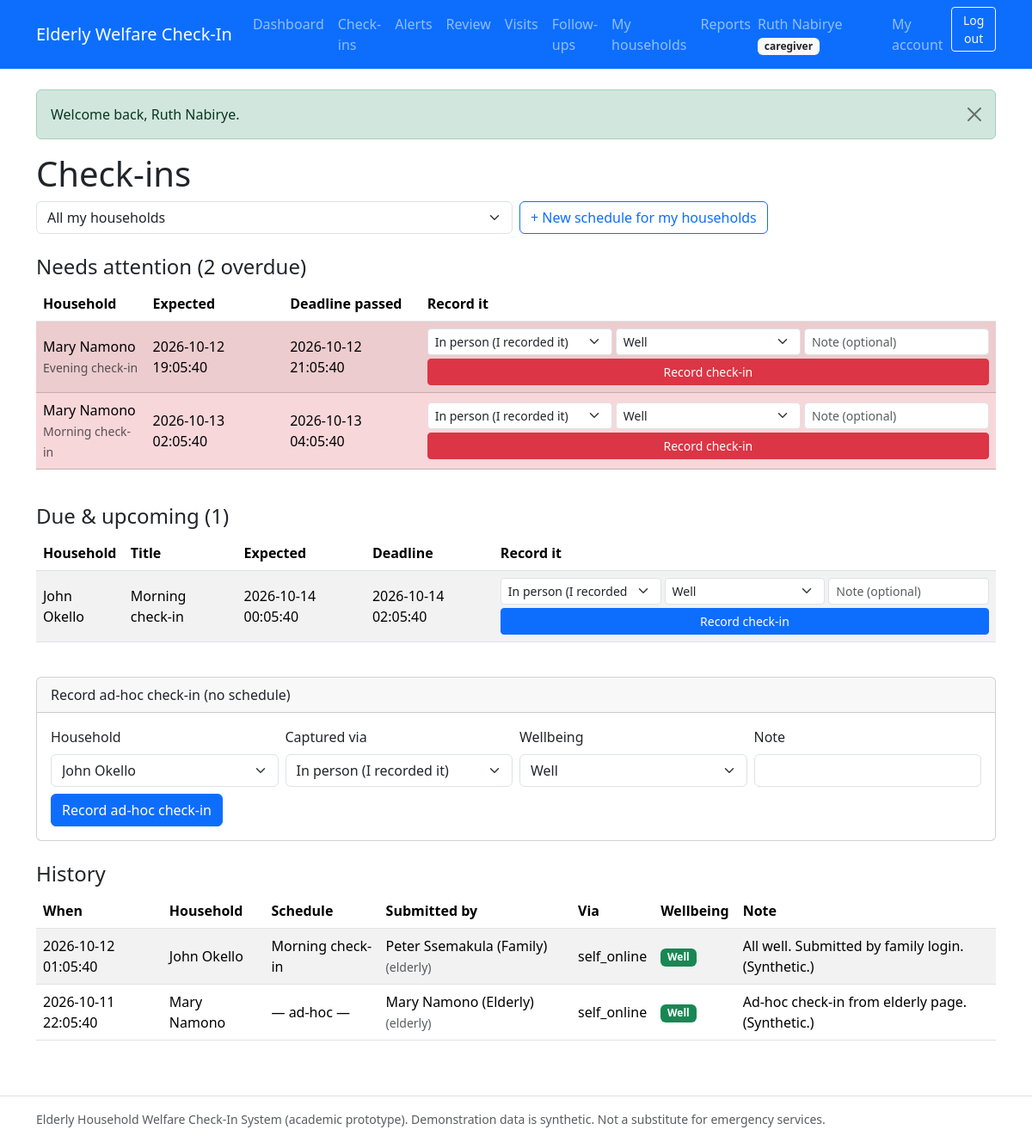
The page /caregiver/checkins.php (signed in) on the database its author committed.
### tables this page shows
CREATE TABLE users (
  id                 INT UNSIGNED NOT NULL AUTO_INCREMENT,
  full_name          VARCHAR(100) NOT NULL,
  email              VARCHAR(150) NOT NULL,
  phone              VARCHAR(20) NULL DEFAULT NULL,
  password_hash      VARCHAR(255) NOT NULL COMMENT 'bcrypt hash only, never plain text',
  role               ENUM('admin','caregiver','elderly') NOT NULL
                     COMMENT 'elderly = elderly person OR authorized family member',
  elderly_profile_id INT UNSIGNED NULL DEFAULT NULL
                     COMMENT 'set only for role=elderly; links login to permitted profile',
  status             ENUM('active','suspended') NOT NULL DEFAULT 'active',
  created_at         TIMESTAMP NOT NULL DEFAULT CURRENT_TIMESTAMP,
  updated_at         TIMESTAMP NOT NULL DEFAULT CURRENT_TIMESTAMP ON UPDATE CURRENT_TIMESTAMP,
  PRIMARY KEY (id),
  UNIQUE KEY uq_users_email (email),
  INDEX idx_users_role (role),
  INDEX idx_users_status (status)
);

CREATE TABLE checkin_schedules (
  id                 INT UNSIGNED NOT NULL AUTO_INCREMENT,
  elderly_id         INT UNSIGNED NOT NULL,
  caregiver_id       INT UNSIGNED NULL DEFAULT NULL
                     COMMENT 'responsible caregiver snapshot at creation',
  title              VARCHAR(150) NULL DEFAULT 'Welfare check-in',
  expected_at        DATETIME NOT NULL,
  grace_minutes      INT UNSIGNED NOT NULL DEFAULT 120,
  escalation_minutes INT UNSIGNED NOT NULL DEFAULT 240,
  status             ENUM('scheduled','completed','missed','cancelled') NOT NULL DEFAULT 'scheduled',
  notes              TEXT NULL DEFAULT NULL,
  created_by         INT UNSIGNED NULL DEFAULT NULL,
  created_at         TIMESTAMP NOT NULL DEFAULT CURRENT_TIMESTAMP,
  updated_at         TIMESTAMP NOT NULL DEFAULT CURRENT_TIMESTAMP ON UPDATE CURRENT_TIMESTAMP,
  PRIMARY KEY (id),
  INDEX idx_schedule_elderly_expected (elderly_id, expected_at),
  INDEX idx_schedule_status_expected (status, expected_at),
  INDEX idx_schedule_caregiver (caregiver_id),
  CONSTRAINT fk_schedule_elderly FOREIGN KEY (elderly_id)
    REFERENCES elderly_profiles (id) ON DELETE CASCADE ON UPDATE CASCADE,
  CONSTRAINT fk_schedule_caregiver FOREIGN KEY (caregiver_id)
    REFERENCES users (id) ON DELETE SET NULL ON UPDATE CASCADE,
  CONSTRAINT fk_schedule_created_by FOREIGN KEY (created_by)
    REFERENCES users (id) ON DELETE SET NULL ON UPDATE CASCADE
);

CREATE TABLE elderly_profiles (
  id                           INT UNSIGNED NOT NULL AUTO_INCREMENT,
  full_name                    VARCHAR(100) NOT NULL,
  date_of_birth                DATE NULL DEFAULT NULL,
  gender                       ENUM('male','female','other','prefer_not_to_say') NULL DEFAULT NULL,
  address                      TEXT NULL DEFAULT NULL,
  phone                        VARCHAR(20) NULL DEFAULT NULL,
  emergency_contact_name       VARCHAR(100) NULL DEFAULT NULL,
  emergency_contact_phone      VARCHAR(20) NULL DEFAULT NULL,
  emergency_contact_relationship VARCHAR(50) NULL DEFAULT NULL,
  secondary_contact_user_id    INT UNSIGNED NULL DEFAULT NULL
                               COMMENT 'authorized escalation recipient (FK users)',
  living_situation             VARCHAR(100) NULL DEFAULT NULL,
  welfare_notes                TEXT NULL DEFAULT NULL
                               COMMENT 'non-diagnostic welfare notes only',
  status                       ENUM('active','inactive','archived') NOT NULL DEFAULT 'active',
  created_by                   INT UNSIGNED NULL DEFAULT NULL,
  created_at                   TIMESTAMP NOT NULL DEFAULT CURRENT_TIMESTAMP,
  updated_at                   TIMESTAMP NOT NULL DEFAULT CURRENT_TIMESTAMP ON UPDATE CURRENT_TIMESTAMP,
  PRIMARY KEY (id),
  INDEX idx_elderly_status (status),
  INDEX idx_elderly_name (full_name),
  INDEX idx_elderly_secondary (secondary_contact_user_id),
  CONSTRAINT fk_elderly_secondary FOREIGN KEY (secondary_contact_user_id)
    REFERENCES users (id) ON DELETE SET NULL ON UPDATE CASCADE,
  CONSTRAINT fk_elderly_created_by FOREIGN KEY (created_by)
    REFERENCES users (id) ON DELETE SET NULL ON UPDATE CASCADE
);

CREATE TABLE checkin_records (
  id                 INT UNSIGNED NOT NULL AUTO_INCREMENT,
  schedule_id        INT UNSIGNED NULL DEFAULT NULL COMMENT 'NULL = ad-hoc check-in',
  elderly_id         INT UNSIGNED NOT NULL,
  submitted_by       INT UNSIGNED NULL DEFAULT NULL COMMENT 'who clicked submit',
  submitted_by_role  VARCHAR(20) NULL DEFAULT NULL
                     COMMENT 'role snapshot at submit time (audit)',
  checkin_at         DATETIME NOT NULL DEFAULT CURRENT_TIMESTAMP,
  method             ENUM('self_online','caregiver_entry','phone_logged','visit_logged')
                     NOT NULL DEFAULT 'self_online',
  wellbeing_status   ENUM('ok','needs_assistance','unwell')
                     NOT NULL DEFAULT 'ok' COMMENT 'self-reported flag, not a diagnosis',
  notes              TEXT NULL DEFAULT NULL,
  created_at         TIMESTAMP NOT NULL DEFAULT CURRENT_TIMESTAMP,
  PRIMARY KEY (id),
  UNIQUE KEY uq_checkin_schedule (schedule_id),
  INDEX idx_checkin_elderly_at (elderly_id, checkin_at),
  INDEX idx_checkin_submitter (submitted_by),
  CONSTRAINT fk_checkin_schedule FOREIGN KEY (schedule_id)
    REFERENCES checkin_schedules (id) ON DELETE SET NULL ON UPDATE CASCADE,
  CONSTRAINT fk_checkin_elderly FOREIGN KEY (elderly_id)
    REFERENCES elderly_profiles (id) ON DELETE CASCADE ON UPDATE CASCADE,
  CONSTRAINT fk_checkin_submitter FOREIGN KEY (submitted_by)
    REFERENCES users (id) ON DELETE SET NULL ON UPDATE CASCADE
);

### caregiver/checkins.php (the view, shortened to what the rows shown need)
<?php
require_once __DIR__ . '/../includes/auth.php';
$user = require_role('caregiver', '../login.php');
$mine = assigned_elderly_ids((int) $user['id']);
$fElderly = trim($_GET['elderly_id'] ?? '');
function my_open_schedules(array $mine, string $one): array
{
    $in = implode(',', array_fill(0, count($mine), '?'));
    $sql = "SELECT cs.*, ep.full_name AS household
            FROM checkin_schedules cs
            JOIN elderly_profiles ep ON ep.id = cs.elderly_id
            WHERE cs.status = 'scheduled' AND cs.elderly_id IN ({$in})";
    $args = $mine;
    $stmt = db()->prepare($sql . ' ORDER BY cs.expected_at ASC');
    $stmt->execute($args);
    return $stmt->fetchAll();
}
$open = my_open_schedules($mine, $fElderly);
$now = date('Y-m-d H:i:s');
$overdue = array_values(array_filter($open, fn($s) => is_overdue($s, $now)));
$upcoming = array_values(array_filter($open, fn($s) => !is_overdue($s, $now)));
$hPage = max(1, (int) ($_GET['page'] ?? 1));
$hWhere = '';
$hArgs = [];
if ($mine) {
    $in = implode(',', array_fill(0, count($mine), '?'));
    $hWhere = "cr.elderly_id IN ({$in})";
    $hArgs = $mine;
} else {
    $hWhere = '1 = 0';
}
$countStmt = db()->prepare(
    "SELECT COUNT(*) FROM checkin_records cr WHERE {$hWhere}"
);
$countStmt->execute($hArgs);
$pg = pager((int) $countStmt->fetchColumn(), 15, $hPage);
$hStmt = db()->prepare(
    "SELECT cr.*, ep.full_name AS household, cs.title AS schedule_title,
            u.full_name AS submitter
     FROM checkin_records cr
     JOIN elderly_profiles ep ON ep.id = cr.elderly_id
     LEFT JOIN checkin_schedules cs ON cs.id = cr.schedule_id
     LEFT JOIN users u ON u.id = cr.submitted_by
     WHERE {$hWhere}
     ORDER BY cr.checkin_at DESC LIMIT :limit OFFSET :offset"
);
foreach ($hArgs as $i => $v) {
    $hStmt->bindValue($i + 1, $v, PDO::PARAM_INT);
}
$hStmt->bindValue('limit', $pg['limit'], PDO::PARAM_INT);
$hStmt->bindValue('offset', $pg['offset'], PDO::PARAM_INT);
$hStmt->execute();
$history = $hStmt->fetchAll();
$methods = ['caregiver_entry' => 'In person (I recorded it)', 'phone_logged' => 'Phone call',
    'visit_logged' => 'Home visit'];
$wellbeings = ['ok' => 'Well', 'needs_assistance' => 'Needs assistance', 'unwell' => 'Unwell'];
$wbBadge = ['ok' => 'success', 'needs_assistance' => 'warning', 'unwell' => 'danger'];
$rootPrefix = '../';
require_once __DIR__ . '/../includes/header.php';
?>
<h1>Check-ins</h1>
<?php if (!$mine): ?>
    <div class="alert alert-info">No households are assigned to you yet.</div>
<?php else: ?>
<h2 class="h4 mt-4">Needs attention (<?= count($overdue) ?> overdue)</h2>
<?php if (!$overdue): ?>
    <p class="text-muted">Nothing overdue. Good work.</p>
<?php else: ?>
<div class="table-responsive"><table class="table table-striped align-middle">
    <thead><tr><th>Household</th><th>Expected</th><th>Deadline passed</th><th>Record it</th></tr></thead>
    <tbody>
    <?php foreach ($overdue as $s): ?>
        <tr class="table-danger">
            <td><?= e($s['household']) ?><br><small class="text-muted"><?= e($s['title'] ?? '') ?></small></td>
            <td><?= e($s['expected_at']) ?></td>
            <td><?= e(deadline_of($s)) ?></td>
            <td>
                <form method="post" action="checkins.php" class="row g-1">
                    <div class="col-4"><select class="form-select form-select-sm" name="method" required>
                        <?php foreach ($methods as $v => $l): ?><option value="<?= e($v) ?>"><?= e($l) ?></option><?php endforeach; ?>
                    </select></div>
                    <div class="col-4"><select class="form-select form-select-sm" name="wellbeing" required>
                        <?php foreach ($wellbeings as $v => $l): ?><option value="<?= e($v) ?>"><?= e($l) ?></option><?php endforeach; ?>
                    </select></div>
                    <div class="col-4"><input class="form-control form-control-sm" name="notes" maxlength="500" placeholder="Note (optional)"></div>
                    <div class="col-12 mt-1"><button class="btn btn-sm btn-danger w-100" type="submit">Record check-in</button></div>
                </form>
            </td>
        </tr>
    <?php endforeach; ?>
    </tbody>
</table></div>
<?php endif; ?>
<h2 class="h4 mt-4">Due &amp; upcoming (<?= count($upcoming) ?>)</h2>
<?php if (!$upcoming): ?>
    <p class="text-muted">Nothing scheduled ahead<?= $fElderly !== '' ? ' for this household' : '' ?>.</p>
<?php else: ?>
<div class="table-responsive"><table class="table table-striped align-middle">
    <thead><tr><th>Household</th><th>Title</th><th>Expected</th><th>Deadline</th><th>Record it</th></tr></thead>
    <tbody>
    <?php foreach ($upcoming as $s): ?>
        <tr>
            <td><?= e($s['household']) ?></td>
            <td><?= e($s['title'] ?? '') ?></td>
            <td><?= e($s['expected_at']) ?></td>
            <td><?= e(deadline_of($s)) ?></td>
            <td>
                <form method="post" action="checkins.php" class="row g-1">
                    <div class="col-4"><select class="form-select form-select-sm" name="method" required>
                        <?php foreach ($methods as $v => $l): ?><option value="<?= e($v) ?>"><?= e($l) ?></option><?php endforeach; ?>
                    </select></div>
                    <div class="col-4"><select class="form-select form-select-sm" name="wellbeing" required>
                        <?php foreach ($wellbeings as $v => $l): ?><option value="<?= e($v) ?>"><?= e($l) ?></option><?php endforeach; ?>
                    </select></div>
                    <div class="col-4"><input class="form-control form-control-sm" name="notes" maxlength="500" placeholder="Note (optional)"></div>
                    <div class="col-12 mt-1"><button class="btn btn-sm btn-primary w-100" type="submit">Record check-in</button></div>
                </form>
            </td>
        </tr>
    <?php endforeach; ?>
    </tbody>
</table></div>
<?php endif; ?>
<?php endif; ?>
<h2 class="h4 mt-4">History</h2>
<?php if (!$history): ?>
    <p class="text-muted">No check-ins recorded yet<?= $fElderly !== '' ? ' for this household' : '' ?>.</p>
<?php else: ?>
<div class="table-responsive"><table class="table table-striped align-middle">
    <thead><tr><th>When</th><th>Household</th><th>Schedule</th><th>Submitted by</th><th>Via</th><th>Wellbeing</th><th>Note</th></tr></thead>
    <tbody>
    <?php foreach ($history as $h): ?>
        <tr>
            <td><?= e($h['checkin_at']) ?></td>
            <td><?= e($h['household']) ?></td>
            <td><?= e($h['schedule_title'] ?? '— ad-hoc —') ?></td>
            <td><?= e($h['submitter'] ?? '?') ?> <small class="text-muted">(<?= e($h['submitted_by_role'] ?? '') ?>)</small></td>
            <td><?= e($methods[$h['method']] ?? $h['method']) ?></td>
            <td><span class="badge bg-<?= e($wbBadge[$h['wellbeing_status']] ?? 'secondary') ?>"><?= e($wellbeings[$h['wellbeing_status']] ?? $h['wellbeing_status']) ?></span></td>
            <td><?= e($h['notes'] ?? '—') ?></td>
        </tr>
    <?php endforeach; ?>
    </tbody>
</table></div>
<?php endif; ?>
<?php require_once __DIR__ . '/../includes/footer.php'; ?>

### includes/header.php (shortened to what the rows shown need)
<?php
require_once __DIR__ . '/functions.php';
require_once __DIR__ . '/auth.php';
$rootPrefix = $rootPrefix ?? '';
$user       = current_user();
?>
<!doctype html>
<html lang="en">
<head>
    <link rel="stylesheet" href="<?= e($rootPrefix) ?>assets/css/bootstrap.min.css">
    <link rel="stylesheet" href="<?= e($rootPrefix) ?>assets/css/app.css">
</head>
<body>
<nav class="navbar navbar-expand-lg navbar-dark bg-primary mb-4">
    <div class="container">
        <div class="collapse navbar-collapse" id="nav">
            <ul class="navbar-nav">
                <?php if ($user): ?>
                    <li class="nav-item navbar-text me-3">
                        <?= e($user['full_name']) ?>
                        <span class="badge bg-light text-dark"><?= e($user['role']) ?></span>
                    </li>
                    <li class="nav-item"><a class="nav-link" href="<?= e($rootPrefix) ?>account.php">My account</a></li>
                    <li class="nav-item">
                        <form method="post" action="<?= e($rootPrefix) ?>logout.php" class="d-inline">
                            <button type="submit" class="btn btn-outline-light btn-sm">Log out</button>
                        </form>
                    </li>
                <?php else: ?>
                    <li class="nav-item"><a class="nav-link" href="<?= e($rootPrefix) ?>login.php">Log in</a></li>
                <?php endif; ?>
            </ul>
        </div>
    </div>
</nav>
<main class="container mb-5">

### rows shown on the page
users: full_name "Ruth Nabirye", role "caregiver"
checkin_schedules: elderly.full_name "Mary Namono", title "Evening check-in", expected_at "2026-10-12 19:05:40", deadline_of($s) "2026-10-12 21:05:40"
checkin_schedules: elderly.full_name "Mary Namono", title "Morning check-in", expected_at "2026-10-13 02:05:40", deadline_of($s) "2026-10-13 04:05:40"
checkin_schedules: elderly.full_name "John Okello", title "Morning check-in", expected_at "2026-10-14 00:05:40", deadline_of($s) "2026-10-14 02:05:40"
checkin_records: checkin_at "2026-10-12 01:05:40", elderly.full_name "John Okello", schedule.title "Morning check-in", submitted_by.full_name "Peter Ssemakula (Family)", submitted_by_role "elderly", method "self_online", wellbeing_status "Well", notes "All well. Submitted by family login. (Synthetic.)"
checkin_records: checkin_at "2026-10-11 22:05:40", elderly.full_name "Mary Namono", schedule_title "— ad-hoc —", submitted_by.full_name "Mary Namono (Elderly)", submitted_by_role "elderly", method "self_online", wellbeing_status "Well", notes "Ad-hoc check-in from elderly page. (Synthetic.)"

### other values the page prints
$flash['message'] "Welcome back, Ruth Nabirye."
count($overdue) "2"
count($upcoming) "1"
form field method "In person (I recorded it)"
form field wellbeing "Well"
form field elderly_id "John Okello"
